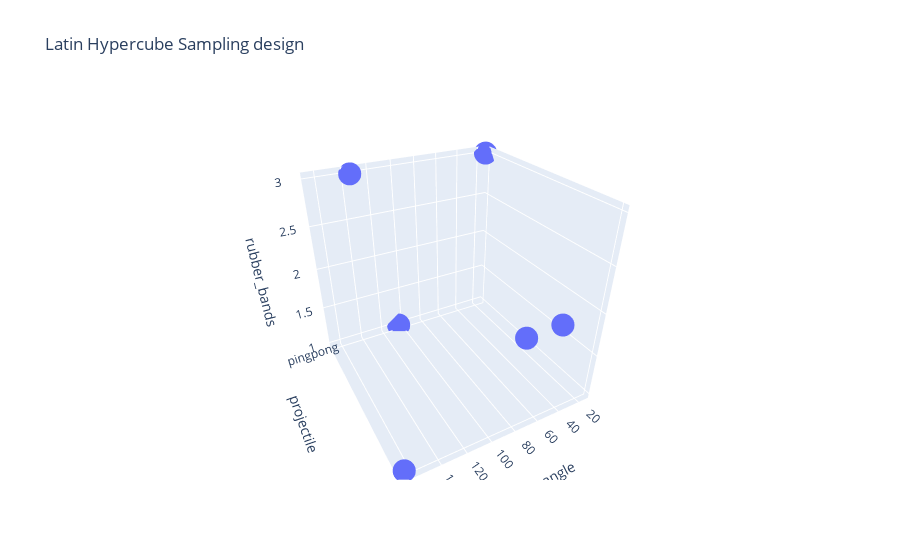
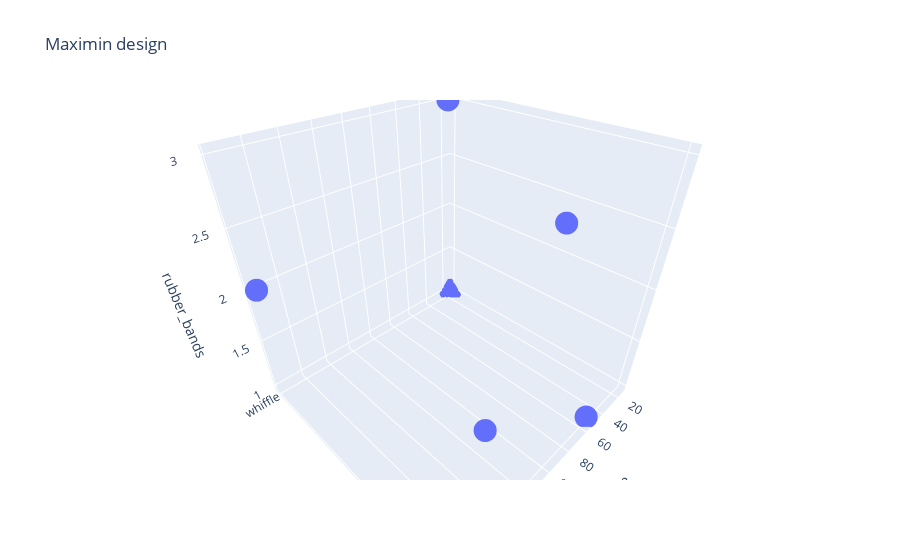
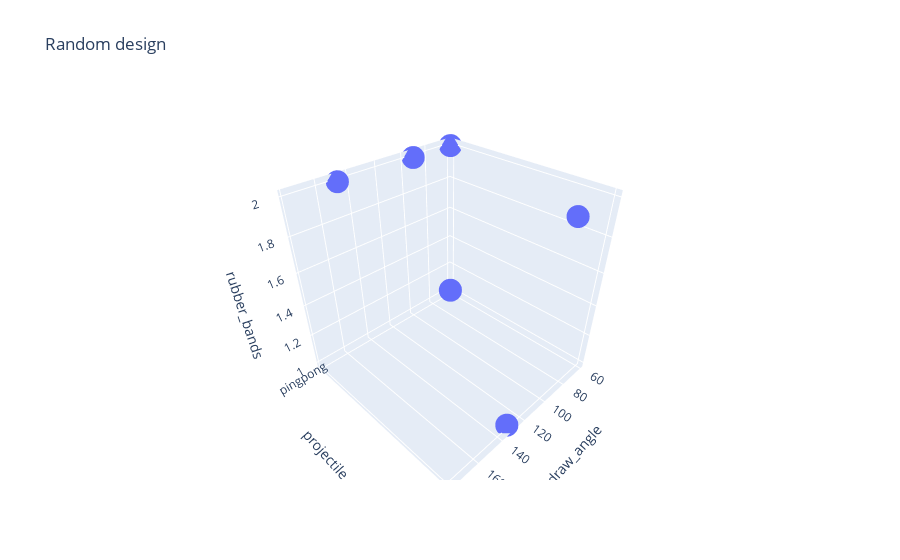

The cell these charts' notebook holds for them, in order:
### Code cell
#plot all 3
plot_design(X_LHS,my_factors,"Latin Hypercube Sampling design")
plot_design(X_maximin,my_factors,"Maximin design")
plot_design(X_random,my_factors,"Random design")

### Figure 1 — Plotly figure (JSON) as saved in the notebook; plotly's stock layout.template omitted (floating-point values rounded to 4 significant figures)
{"data": [{"hovertemplate": "draw_angle=%{x}<br>projectile=%{y}<br>rubber_bands=%{z}<extra></extra>", "legendgroup": "", "marker": {"color": "#636efa", "symbol": "circle"}, "mode": "markers", "name": "", "scene": "scene", "showlegend": false, "type": "scatter3d", "x": [15, 105, 45, 75, 165, 135], "y": ["pingpong", "pingpong", "whiffle", "whiffle", "whiffle", "pingpong"], "z": [3, 1, 2, 2, 1, 3]}], "layout": {"autosize": true, "legend": {"tracegroupgap": 0}, "scene": {"aspectmode": "auto", "aspectratio": {"x": 1, "y": 1, "z": 1}, "camera": {"center": {"x": 0, "y": 0, "z": 0}, "eye": {"x": 0.8809, "y": 1.618, "z": 1.138}, "projection": {"type": "perspective"}, "up": {"x": 0, "y": 0, "z": 1}}, "domain": {"x": [0, 1], "y": [0, 1]}, "xaxis": {"title": {"text": "draw_angle"}, "type": "linear"}, "yaxis": {"title": {"text": "projectile"}, "type": "category"}, "zaxis": {"title": {"text": "rubber_bands"}, "type": "linear"}}, "title": {"text": "Latin Hypercube Sampling design"}}}

### Figure 2 — Plotly figure (JSON) as saved in the notebook; plotly's stock layout.template omitted (floating-point values rounded to 4 significant figures)
{"data": [{"hovertemplate": "draw_angle=%{x}<br>projectile=%{y}<br>rubber_bands=%{z}<extra></extra>", "legendgroup": "", "marker": {"color": "#636efa", "symbol": "circle"}, "mode": "markers", "name": "", "scene": "scene", "showlegend": false, "type": "scatter3d", "x": [18.68, 53.93, 16.29, 117.6, 175.8, 155.8], "y": ["whiffle", "pingpong", "whiffle", "pingpong", "whiffle", "pingpong"], "z": [3, 1, 1, 3, 2, 2]}], "layout": {"autosize": true, "legend": {"tracegroupgap": 0}, "scene": {"aspectmode": "auto", "aspectratio": {"x": 1, "y": 1, "z": 1}, "camera": {"center": {"x": 0, "y": 0, "z": 0}, "eye": {"x": 0.9091, "y": 0.9091, "z": 0.9091}, "projection": {"type": "perspective"}, "up": {"x": 0, "y": 0, "z": 1}}, "domain": {"x": [0, 1], "y": [0, 1]}, "xaxis": {"title": {"text": "draw_angle"}, "type": "linear"}, "yaxis": {"title": {"text": "projectile"}, "type": "category"}, "zaxis": {"title": {"text": "rubber_bands"}, "type": "linear"}}, "title": {"text": "Maximin design"}}}

### Figure 3 — Plotly figure (JSON) as saved in the notebook; plotly's stock layout.template omitted (floating-point values rounded to 4 significant figures)
{"data": [{"hovertemplate": "draw_angle=%{x}<br>projectile=%{y}<br>rubber_bands=%{z}<extra></extra>", "legendgroup": "", "marker": {"color": "#636efa", "symbol": "circle"}, "mode": "markers", "name": "", "scene": "scene", "showlegend": false, "type": "scatter3d", "x": [148.6, 92.45, 61.06, 132.3, 93.58, 177.6], "y": ["pingpong", "whiffle", "pingpong", "whiffle", "pingpong", "whiffle"], "z": [2, 2, 2, 1, 2, 2]}], "layout": {"autosize": true, "legend": {"tracegroupgap": 0}, "scene": {"aspectmode": "auto", "aspectratio": {"x": 1, "y": 1, "z": 1}, "domain": {"x": [0, 1], "y": [0, 1]}, "xaxis": {"title": {"text": "draw_angle"}, "type": "linear"}, "yaxis": {"title": {"text": "projectile"}, "type": "category"}, "zaxis": {"title": {"text": "rubber_bands"}, "type": "linear"}}, "title": {"text": "Random design"}}}
